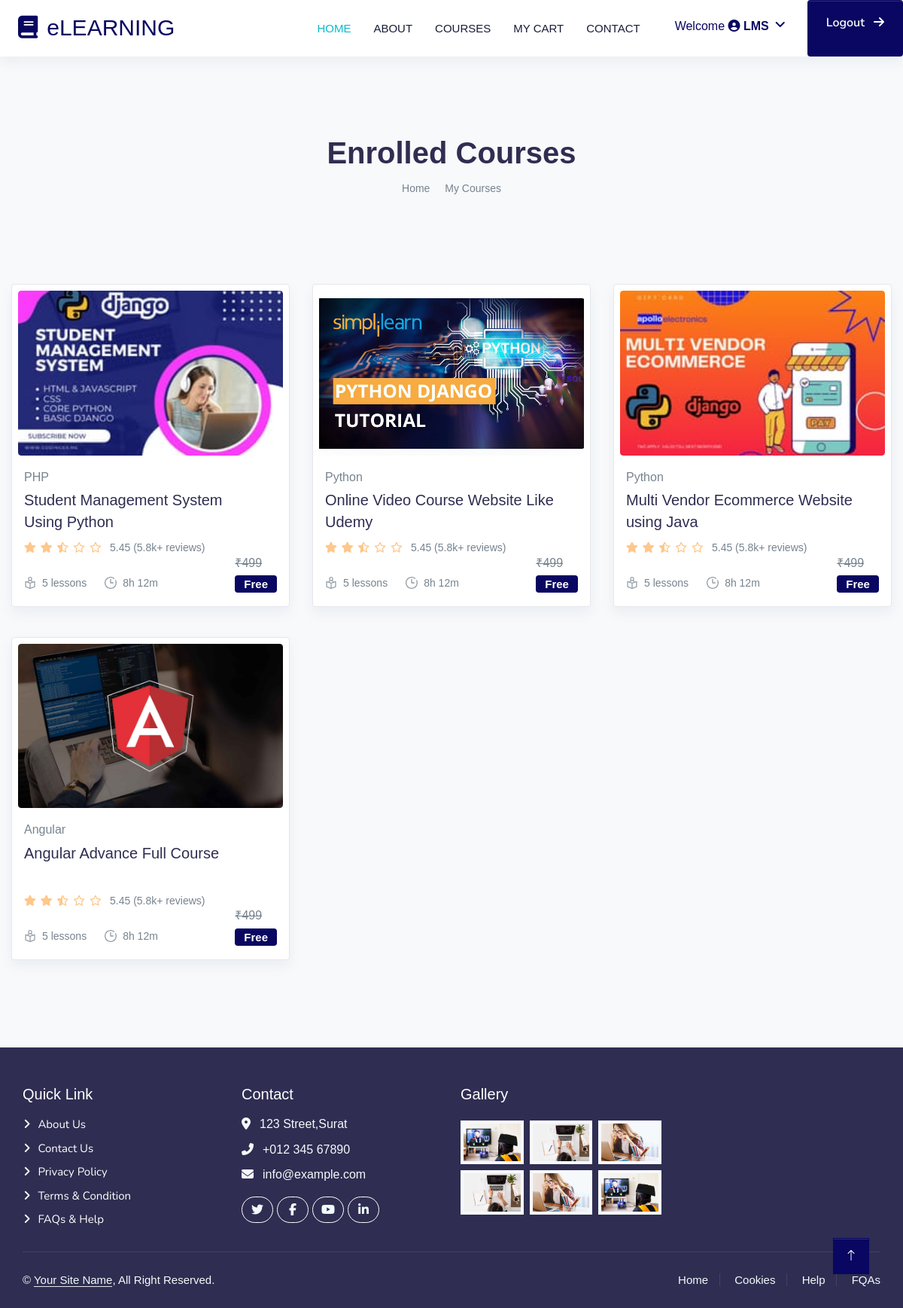
The app's page /mycourse (signed in) with its own data.
### myapp/models.py (models this page shows, shortened)
class UserCourse(models.Model):
    user = models.ForeignKey( User, on_delete=models.CASCADE)
    course = models.ForeignKey(Course,on_delete=models.CASCADE)
    paid = models.BooleanField(default = 0)
    date = models.DateTimeField( auto_now_add=True)

class Course(models.Model):
    STATUS = (
        ('PUBLISH','PUBLISH'),
        ('DRAFT', 'DRAFT'),
    )
    featured_image = models.ImageField(upload_to="Media/featured_img",null=True)
    featured_video = models.CharField(max_length=300,null=True)
    title = models.CharField(max_length=500)
    created_at = models.DateField(auto_now_add=True)
    author = models.ForeignKey(Author,on_delete=models.CASCADE,null=True)
    category = models.ForeignKey(Categories,on_delete=models.CASCADE)
    level = models.ForeignKey(Level,on_delete=models.CASCADE , null =True)
    description = models.TextField()
    price = models.IntegerField(null=True,default=0)
    language = models.ForeignKey(Language, on_delete=models.CASCADE,null = True)
    deadline = models.CharField( max_length=100,null=True)
    discount = models.IntegerField(null=True)
    slug = models.SlugField(default='', max_length=500, null=True, blank=True)
    status = models.CharField(choices=STATUS,max_length=100,null=True)
    certificate = models.CharField( max_length=50 , null=True)
    def get_absolute_url(self):
        from django.urls import reverse
        return reverse("course_details", kwargs= {'slug':self.slug})

class Categories(models.Model):
    icon = models.CharField(max_length=200 , null = True)
    name = models.CharField( max_length=200)
    def __str__(self):
        return self.name

### LMS/views.py (the view)
# urls.py: path('mycourse',views.mycourse,name="mycourse"),
@login_required
def mycourse(request):
    course = UserCourse.objects.filter(user = request.user)
    context ={
        "course":course
    }
    return render(request,'course/mycourse.html',context)

### templates/course/mycourse.html (shortened to what this page needs)
{% extends "base.html" %}
{% load course_tags %}
{% block content %}
    <header class="py-8 py-md-11" style="background-image: none;">
        <div class="container text-center py-xl-2">
            <h1 class="display-4 fw-semi-bold mb-0">Enrolled Courses</h1>
            <nav aria-label="breadcrumb">
                <ol class="breadcrumb breadcrumb-scroll justify-content-center">
                    <li class="breadcrumb-item">
                        <a class="text-gray-800" href="{% url 'home' %}">
                            Home
                        </a>
                    </li>
                    <li class="breadcrumb-item text-gray-800 active" aria-current="page">
                       My Courses
                    </li>
                </ol>
            </nav>
        </div>
    </header>
    <div class="container pb-4 pb-xl-7">
        <div class="row row-cols-md-2 row-cols-xl-3 mb-6 mb-xl-3">
            {% for i in course %}
            <div class="col-md pb-4 pb-md-7">
                <div class="card border shadow p-2 lift sk-fade">
                    <div class="card-zoom position-relative">
                        <a href="{{i.course.get_absolute_url}}" class="card-img sk-thumbnail d-block">
                            <img class="rounded shadow-light-lg" src="{{i.course.featured_image}}" alt="...">
                        </a>
                    </div>
                    <div class="card-footer px-2 pb-2 mb-1 pt-4 position-relative">
                        <a href="course-single-v5.html"><span class="mb-1 d-inline-block text-gray-800">{{i.course.category}}</span></a>
                        <div class="position-relative">
                            <a href="{{i.course.get_absolute_url}}" class="d-block stretched-link"><h4 class="line-clamp-2 h-md-48 h-lg-58 me-md-6 me-lg-10 me-xl-4 mb-2">{{i.course.title}}</h4></a>
                            <div class="d-lg-flex align-items-end flex-wrap mb-n1">
                                <div class="star-rating mb-2 mb-lg-0 me-lg-3">
                                    <div class="rating" style="width:50%;"></div>
                                </div>
                                <div class="font-size-sm">
                                    <span>5.45 (5.8k+ reviews)</span>
                                </div>
                            </div>
                            <div class="row mx-n2 align-items-end">
                                <div class="col px-2">
                                    <ul class="nav mx-n3">
                                        <li class="nav-item px-3">
                                            <div class="d-flex align-items-center">
                                                <div class="me-2 d-flex icon-uxs text-secondary">
                                                </div>
                                                <div class="font-size-sm">5 lessons</div>
                                            </div>
                                        </li>
                                        <li class="nav-item px-3">
                                            <div class="d-flex align-items-center">
                                                <div class="me-2 d-flex icon-uxs text-secondary">
                                                </div>
                                                <div class="font-size-sm">8h 12m</div>
                                            </div>
                                        </li>
                                    </ul>
                                </div>
                                {% if i.course.price == 0 %}
                                <div class="col-auto px-2 text-right">
                                    <del>₹499</del>
                                    <ins class="h4 mb-0 d-block mb-lg-n1"><a href="#" class="badge badge-primary">Free</a></ins>
                                </div>
                                {% else %}
                                     <div class="col-auto px-2 text-right">
                                                        <del>{{i.course.price | rupee}}</del>
                                                        <ins class="h4 mb-0 d-block mb-lg-n1">{% discount_calculation i.course.price i.course.discount %} {{value | rupee}}</ins>
                                                    </div>
                                                    {% endif %}
                            </div>
                        </div>
                    </div>
                </div>
            </div>
            {% endfor %}
        </div>
    </div>
{% endblock  %}

### templates/components/header.html (shortened to what this page needs)
{% load static  %}
    <nav class="navbar navbar-expand-lg bg-white navbar-light shadow sticky-top p-0">
        <a href="{% url 'home' %}" class="navbar-brand d-flex align-items-center px-4 px-lg-5">
            <h2 class="m-0 text-primary"><i class="fa fa-book me-3"></i>eLEARNING</h2>
        </a>
        <div class="collapse navbar-collapse" id="navbarCollapse">
            <div class="navbar-nav ms-auto p-4 p-lg-0">
                <a href="{% url 'home' %}" class="nav-item nav-link active">Home</a>
                <a href="{% url 'about_us'%}" class="nav-item nav-link">About</a>
               <a href="{% url 'single_course' %}" class="nav-item nav-link">Courses</a>
                <a href="#" class="nav-item nav-link">My Cart</a>
                <a href="{% url 'contact_us' %}" class="nav-item nav-link">Contact</a>
            </div>
            {% if request.user.is_authenticated %}
                <div class="addspace">
            <div class="nav-item dropdown">
                <a class="mb-0 text-sm  font-weight-normal nav-link dropdown-toggle" data-bs-toggle = "dropdown">Welcome <span class="fa fa-user-circle"></span> <strong> {{user.username|upper}}</strong></a>
            </div>
        </div>
        <a href="{% url 'logout' %}" class="btn btn-primary py-4 px-lg-5 d-none d-lg-block nav-item nav-link" >Logout<i class="fa fa-arrow-right ms-3"></i></a>
        {% endif %}
        </div>
    </nav>

### static/css/style.css (style rules this page uses)
:root { --primary: #06BBCC; --light: #F0FBFC; --dark: #181d38; }
.fw-semi-bold { font-weight: 700 !important; }
.btn { font-family: 'Nunito', sans-serif; font-weight: 600; transition: .5s; }
.btn.btn-primary, .btn.btn-secondary { color: #FFFFFF; }
.navbar .dropdown-toggle::after { border: none; content: "\f107"; font-family: "Font Awesome 5 Free"; font-weight: 900; vertical-align: middle; margin-left: 8px; }
.navbar-light .navbar-nav .nav-link { margin-right: 30px; padding: 25px 0; color: #FFFFFF; font-size: 15px; text-transform: uppercase; outline: none; }
.navbar-light .navbar-nav .nav-link:hover, .navbar-light .navbar-nav .nav-link.active { color: var(--primary); }
.navbar-light .navbar-brand, .navbar-light a.btn { height: 75px; }
.navbar-light .navbar-nav .nav-link { color: var(--dark); font-weight: 500; }
.navbar-light.sticky-top { top: -100px; transition: .5s; }
.breadcrumb-item + .breadcrumb-item::before { color: var(--light); }

### templates/components/header.html (style rules this page uses)
.addspace { margin-top:-6px; margin-right : 13px; }

### records on screen
UserCourse: course.featured_image (picture), course.category "PHP", course "Student Management System Using Python", shows "₹499"
UserCourse: course.featured_image (picture), course.category "Python", course "Online Video Course Website Like Udemy", shows "₹499"
UserCourse: course.featured_image (picture), course.category "Python", course "Multi Vendor Ecommerce Website using Java", shows "₹499"
UserCourse: course.featured_image (picture), course.category "Angular", course "Angular Advance Full Course", shows "₹499"

### other values on screen
{{ user.username|upper }} "LMS"
